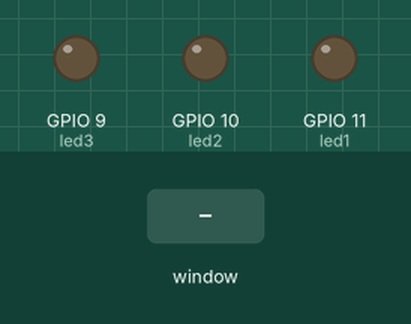
Bench run of a program on a simulated Raspberry Pi (BCM pin numbers). Shown: output pins drawn as LEDs (lit = HIGH). The inputs (shaded band) are chosen by the test bench. The desktop window is not drawn, its controls go by their first labels and the mouse button is held 0.15 s. At 5.8 s the program stops and its outputs stay as they are.

Above: at 1.2 s.
1.3 s: control labelled "Red" in the window clicked
At 2.5 s:
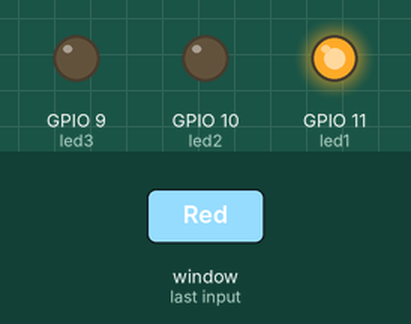
2.8 s: control labelled "Blue" in the window clicked
At 3.7 s:
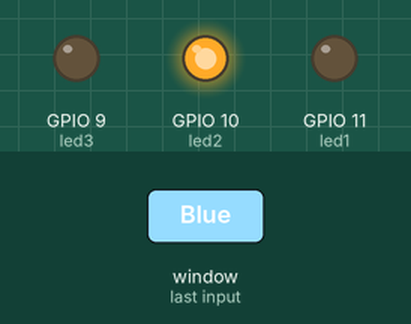
4.3 s: control labelled "Green" in the window clicked
At 4.8 s:
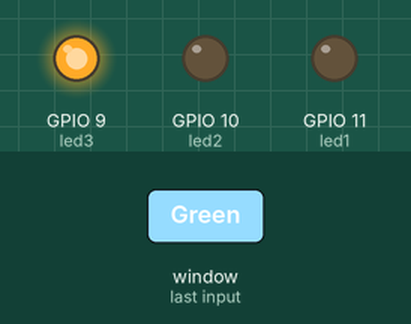
5.8 s: control labelled "Exit" in the window clicked
At 7.0 s:
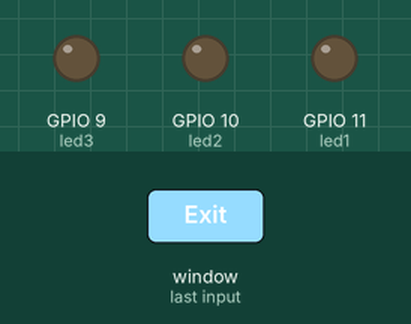
Timing chart, 0 to 7.3 s (numbered marks = the images above; inputs shaded):
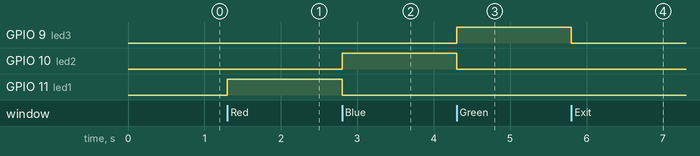

Measured:
- after the input at 1.3 s, GPIO 11 (led1): LOW → HIGH at once
- after the input at 2.8 s, GPIO 10 (led2): LOW → HIGH at once; GPIO 11 (led1): HIGH → LOW at once
- after the input at 4.3 s, GPIO 9 (led3): LOW → HIGH at once; GPIO 10 (led2): HIGH → LOW at once
- after the input at 5.8 s, GPIO 9 (led3): HIGH → LOW at once

The program:

GUI__1_.py
```python
from tkinter import *   #Library That used to build graphical user interface
from gpiozero import LED  #library that used to ininitalise gpio pins
import RPi.GPIO

# Initialisation of leds
led1 = LED(11)
led2 = LED(10)
led3 = LED(9)


root = Tk()  #root is the variable for gui that used to access functions of tkinter

root.geometry("300x400")   # it will open 400x400 window for gui

root.configure(bg="white")   # it will set the background of gui

label2 = Label(root, text=" Which Led you want to Blink? ")   # it used to write text on gui
label2.pack(pady=30)   # pack is variable to display thisngs

#condition for red
def red():
   if led1.is_lit:  #if led is off
      selection = "red is off"  # than display red is off
      label.config(text = selection)
      led1.off()     #it will set the light status off
   else:
      selection = "red is on"  #else it will display red is on
      label.config(text = selection)
      led1.on()
      #light status off
      led2.off()
      led3.off()

#condition for yellow

def blue():
   if led2.is_lit:
      selection = "blue is off"
      label.config(text = selection)
      led2.off()
   else:
      selection = "blue is on"
      label.config(text = selection)
      led2.on()
      led1.off()
      led3.off()

#condition for green

def green():
   if led3.is_lit:
      selection = "green is off"
      label.config(text = selection)
      led3.off()
   else:
      selection = "green is on"
      label.config(text = selection)
      led3.on()
      led1.off()
      led2.off()

def close():
    RPi.GPIO.cleanup()
    root.destroy()

button1 = Radiobutton( text="Red", foreground="white", background="red" ,command=red)
# making radio button
button1.pack(pady=20)
#it will display radio button and pady provide some padding space to the button


button2 = Radiobutton( text="Blue",foreground="white", background="blue",command=blue)
button2.pack(pady=20)

button3 = Radiobutton( text="Green", foreground="white", background="green",command=green)
button3.pack(pady=20)

label = Label(root)
label.pack(pady=20)

exit_button = Button(root, text="Exit", command= close)
exit_button.pack(pady=20)

root.mainloop()
# it is an infinite loop that used to run application for infinite time
```
